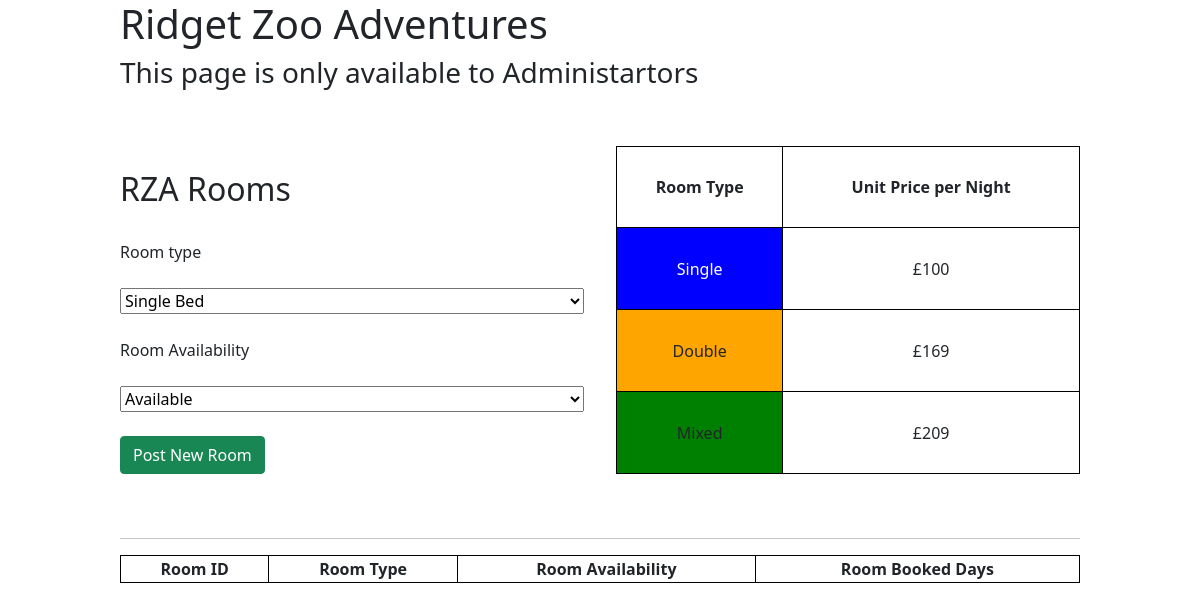
Page /admin/view-bookings/index.php on the earlier database version.
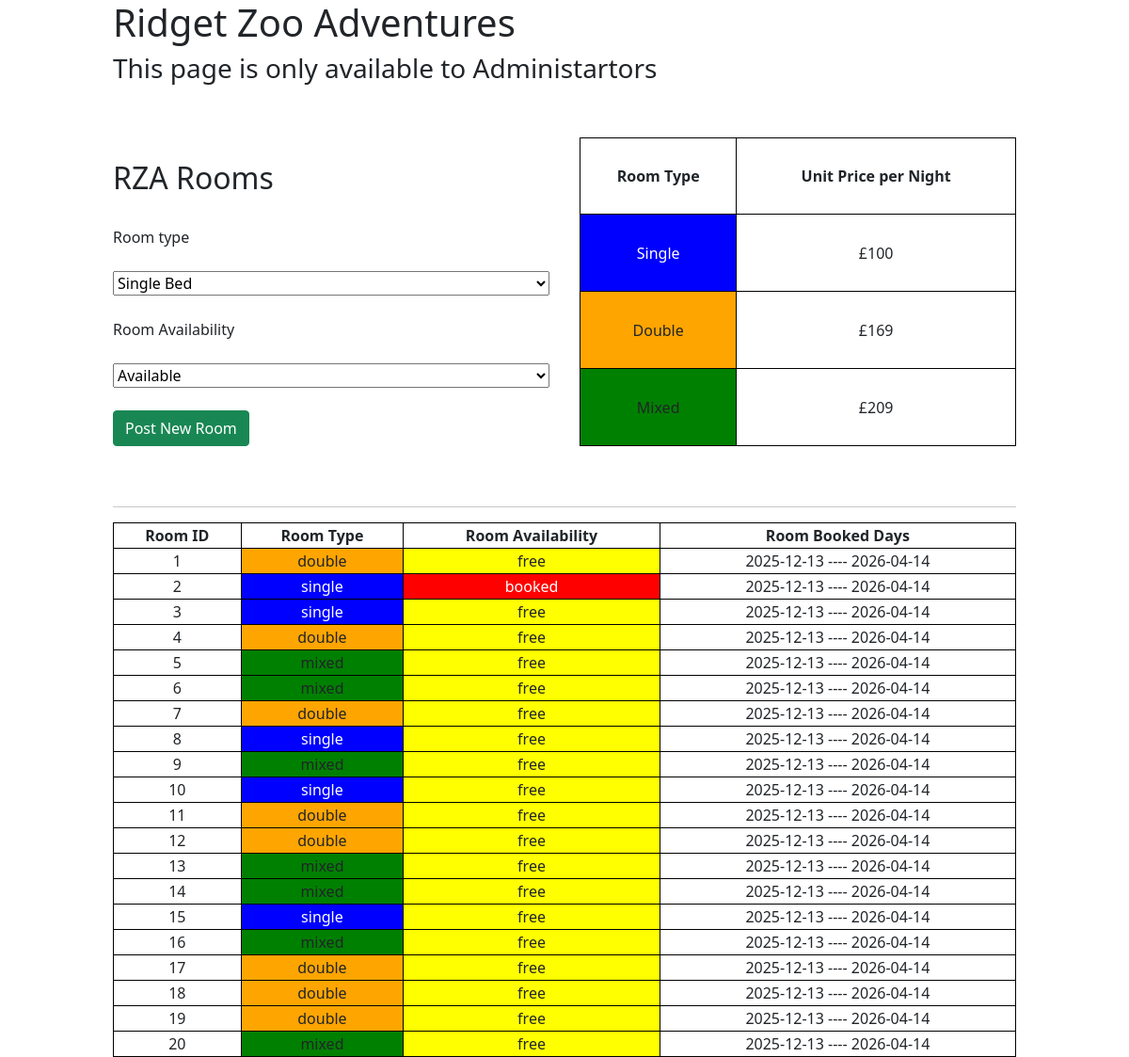
Same page on the later database version.
### tables this page shows
CREATE TABLE IF NOT EXISTS `rooms` (
  `roomID` int(11) NOT NULL AUTO_INCREMENT,
  `roomType` enum('single','double','mixed') NOT NULL,
  `roomAvailability` enum('free','booked') DEFAULT 'free',
  PRIMARY KEY (`roomID`)
);

### admin/view-bookings/index.php (the view, shortened to what this page needs)
<?php
include("../../home/db.php");
?>
<!DOCTYPE html>
<html lang="en">
<head>
    <link href="https://cdn.jsdelivr.net/npm/bootstrap@5.0.2/dist/css/bootstrap.min.css" rel="stylesheet"
>
    <link rel="stylesheet" href="temp.css">
</head>
<body>
    <main>
        <section class="content">
            <h1>Ridget Zoo Adventures</h1>
            <h3>This page is only available to Administartors</h3>
            <br><br>
            <div class="top">
                <section class="new">
                    <br>
                    <h2>RZA Rooms</h2>
                    <br>
                    <form action="newRoom.php" method="post">
                        <label for="roomType">Room type</label><br><br>
                        <select name="roomType" id="roomType">
                            <option value="single">Single Bed</option>
                        </select>
                        <br><br>
                        <label for="availability">Room Availability</label><br><br>
                        <select name="availability" id="availability">
                            <option value="free">Available</option>
                        </select>
                        <br><br>
                        <input type="submit" class="btn btn-success" name="newRoom" id="newRoom" value="Post New Room">
                    </form>
                </section>
                <section class="prices">
                    <table class="prices">
                        <tr>
                            <th>Room Type</th>
                            <th>Unit Price per Night</th>
                        </tr>
                        <tr>
                            <td>Single</td>
                            <td>£100</td>
                        </tr>
                        <tr>
                            <td>Double</td>
                            <td>£169</td>
                        </tr>
                        <tr>
                            <td>Mixed</td>
                            <td>£209</td>
                        </tr>
                    </table>
                </section>
            </div>
            <br><br>
            <hr>
            <section class="current">
                <table>
                    <tr class="headers">
                        <th>Room ID</th>
                        <th>Room Type</th>
                        <th>Room Availability</th>
                        <th>Room Booked Days</th>
                    </tr>
                    <?php
                    $getRooms = "SELECT * FROM rooms";
                    $get = $db -> query($getRooms);
                    if($get){
                        if($get -> num_rows > 0){
                            while($room = $get -> fetch_assoc()){
                    ?>
                    <tr>
                        <td><?php echo $room['roomID']; ?></td>
                        <td><?php echo $room['roomType']; ?></td>
                        <td class="availability"><?php echo $room['roomAvailability']; ?></td>
                        <td>2025-12-13 ---- 2026-04-14</td>
                    </tr>
                    <?php
                            }
                        }
                    }
                    ?>
                </table>
            </section>
        </section>
    </main>
</body>
</html>

### admin/view-bookings/temp.css (style rules this page uses)
main .content { width : 80% }
main { display: flex; justify-content: center; align-items: center; }
select { width: 100%; }
th, td, tr { border: 1px solid black; text-align: center; }
table { width: 100%; }
.top { display: flex; flex-direction: row; gap: 2rem; justify-content: space-between; }
.new { width: 50%; }
.prices { width: 50%; }
.prices table { height: 100%; width: 100%; }

Differences in the rows shown:
added rooms: roomID "1", roomType "double", roomAvailability "free"
added rooms: roomID "2", roomType "single", roomAvailability "booked"
added rooms: roomID "3", roomType "single", roomAvailability "free"
added rooms: roomID "4", roomType "double", roomAvailability "free"
added rooms: roomID "5", roomType "mixed", roomAvailability "free"
added rooms: roomID "6", roomType "mixed", roomAvailability "free"
added rooms: roomID "7", roomType "double", roomAvailability "free"
added rooms: roomID "8", roomType "single", roomAvailability "free"
added rooms: roomID "9", roomType "mixed", roomAvailability "free"
added rooms: roomID "10", roomType "single", roomAvailability "free"
added rooms: roomID "11", roomType "double", roomAvailability "free"
added rooms: roomID "12", roomType "double", roomAvailability "free"
added rooms: roomID "13", roomType "mixed", roomAvailability "free"
added rooms: roomID "14", roomType "mixed", roomAvailability "free"
added rooms: roomID "15", roomType "single", roomAvailability "free"
added rooms: roomID "16", roomType "mixed", roomAvailability "free"
added rooms: roomID "17", roomType "double", roomAvailability "free"
added rooms: roomID "18", roomType "double", roomAvailability "free"
added rooms: roomID "19", roomType "double", roomAvailability "free"
added rooms: roomID "20", roomType "mixed", roomAvailability "free"
